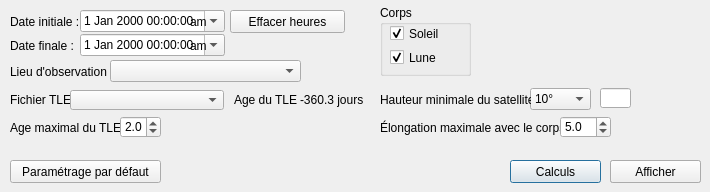
            <widget class="QWidget" name="transitsISS">
             <property name="font">
              <font/>
             </property>
             <property name="mouseTracking">
              <bool>true</bool>
             </property>
             <property name="autoFillBackground">
              <bool>true</bool>
             </property>
             <attribute name="title">
              <string>Transits ISS</string>
             </attribute>
             <widget class="QDateTimeEdit" name="dateFinaleTransit">
              <property name="geometry">
               <rect>
                <x>80</x>
                <y>34</y>
                <width>145</width>
                <height>22</height>
               </rect>
              </property>
              <property name="font">
               <font/>
              </property>
              <property name="buttonSymbols">
               <enum>QAbstractSpinBox::UpDownArrows</enum>
              </property>
              <property name="calendarPopup">
               <bool>true</bool>
              </property>
             </widget>
             <widget class="QDateTimeEdit" name="dateInitialeTransit">
              <property name="geometry">
               <rect>
                <x>80</x>
                <y>10</y>
                <width>145</width>
                <height>22</height>
               </rect>
              </property>
              <property name="font">
               <font/>
              </property>
              <property name="buttonSymbols">
               <enum>QAbstractSpinBox::UpDownArrows</enum>
              </property>
              <property name="calendarPopup">
               <bool>true</bool>
              </property>
             </widget>
             <widget class="QPushButton" name="effacerHeuresTransit">
              <property name="geometry">
               <rect>
                <x>230</x>
                <y>10</y>
                <width>115</width>
                <height>23</height>
               </rect>
              </property>
              <property name="font">
               <font/>
              </property>
              <property name="text">
               <string>Effacer heures</string>
              </property>
             </widget>
             <widget class="QLabel" name="lbl_dateInitialeTransit">
              <property name="geometry">
               <rect>
                <x>10</x>
                <y>14</y>
                <width>71</width>
                <height>16</height>
               </rect>
              </property>
              <property name="font">
               <font/>
              </property>
              <property name="text">
               <string>Date initiale :</string>
              </property>
             </widget>
             <widget class="QLabel" name="lbl_dateFinaleTransit">
              <property name="geometry">
               <rect>
                <x>10</x>
                <y>38</y>
                <width>71</width>
                <height>16</height>
               </rect>
              </property>
              <property name="font">
               <font/>
              </property>
              <property name="text">
               <string>Date finale :</string>
              </property>
             </widget>
             <widget class="QComboBox" name="lieuxObservation4">
              <property name="geometry">
               <rect>
                <x>110</x>
                <y>60</y>
                <width>191</width>
                <height>22</height>
               </rect>
              </property>
              <property name="font">
               <font/>
              </property>
             </widget>
             <widget class="QLabel" name="lbl_lieuxObservation4">
              <property name="geometry">
               <rect>
                <x>10</x>
                <y>64</y>
                <width>101</width>
                <height>16</height>
               </rect>
              </property>
              <property name="font">
               <font/>
              </property>
              <property name="text">
               <string>Lieu d'observation :</string>
              </property>
             </widget>
             <widget class="QLabel" name="lbl_fichierTLETransit">
              <property name="geometry">
               <rect>
                <x>10</x>
                <y>92</y>
                <width>61</width>
                <height>16</height>
               </rect>
              </property>
              <property name="font">
               <font/>
              </property>
              <property name="text">
               <string>Fichier TLE :</string>
              </property>
             </widget>
             <widget class="QLabel" name="lbl_ageMaxTLETransit">
              <property name="geometry">
               <rect>
                <x>10</x>
                <y>120</y>
                <width>111</width>
                <height>16</height>
               </rect>
              </property>
              <property name="font">
               <font/>
              </property>
              <property name="text">
               <string>Age maximal du TLE :</string>
              </property>
             </widget>
             <widget class="QDoubleSpinBox" name="ageMaxTLETransit">
              <property name="geometry">
               <rect>
                <x>120</x>
                <y>116</y>
                <width>41</width>
                <height>22</height>
               </rect>
              </property>
              <property name="font">
               <font/>
              </property>
              <property name="decimals">
               <number>1</number>
              </property>
              <property name="minimum">
               <double>1.000000000000000</double>
              </property>
              <property name="maximum">
               <double>7.000000000000000</double>
              </property>
              <property name="value">
               <double>2.000000000000000</double>
              </property>
             </widget>
             <widget class="QComboBox" name="hauteurSatTransit">
              <property name="geometry">
               <rect>
                <x>530</x>
                <y>88</y>
                <width>61</width>
                <height>22</height>
               </rect>
              </property>
              <property name="font">
               <font/>
              </property>
              <property name="currentIndex">
               <number>2</number>
              </property>
              <item>
               <property name="text">
                <string>0°</string>
               </property>
              </item>
              <item>
               <property name="text">
                <string>5°</string>
               </property>
              </item>
              <item>
               <property name="text">
                <string>10°</string>
               </property>
              </item>
              <item>
               <property name="text">
                <string>15°</string>
               </property>
              </item>
              <item>
               <property name="text">
                <string>20°</string>
               </property>
              </item>
              <item>
               <property name="text">
                <string>Autre...</string>
               </property>
              </item>
             </widget>
             <widget class="QLineEdit" name="valHauteurSatTransit">
              <property name="geometry">
               <rect>
                <x>600</x>
                <y>88</y>
                <width>31</width>
                <height>20</height>
               </rect>
              </property>
              <property name="font">
               <font/>
              </property>
              <property name="inputMask">
               <string>99; </string>
              </property>
              <property name="text">
               <string/>
              </property>
              <property name="maxLength">
               <number>2</number>
              </property>
             </widget>
             <widget class="QLabel" name="lbl_hauteurSatTransit">
              <property name="geometry">
               <rect>
                <x>380</x>
                <y>92</y>
                <width>151</width>
                <height>16</height>
               </rect>
              </property>
              <property name="font">
               <font/>
              </property>
              <property name="text">
               <string>Hauteur minimale du satellite :</string>
              </property>
             </widget>
             <widget class="QLabel" name="lbl_elongationMaxCorps">
              <property name="geometry">
               <rect>
                <x>380</x>
                <y>120</y>
                <width>181</width>
                <height>16</height>
               </rect>
              </property>
              <property name="font">
               <font/>
              </property>
              <property name="text">
               <string>Élongation maximale avec le corps :</string>
              </property>
             </widget>
             <widget class="QDoubleSpinBox" name="elongationMaxCorps">
              <property name="geometry">
               <rect>
                <x>560</x>
                <y>116</y>
                <width>51</width>
                <height>22</height>
               </rect>
              </property>
              <property name="font">
               <font/>
              </property>
              <property name="decimals">
               <number>1</number>
              </property>
              <property name="minimum">
               <double>1.000000000000000</double>
              </property>
              <property name="maximum">
               <double>20.000000000000000</double>
              </property>
              <property name="value">
               <double>5.000000000000000</double>
              </property>
             </widget>
             <widget class="QGroupBox" name="groupBox">
              <property name="geometry">
               <rect>
                <x>380</x>
                <y>5</y>
                <width>91</width>
                <height>71</height>
               </rect>
              </property>
              <property name="font">
               <font/>
              </property>
              <property name="mouseTracking">
               <bool>true</bool>
              </property>
              <property name="title">
               <string>Corps</string>
              </property>
              <widget class="QCheckBox" name="soleilTransit">
               <property name="geometry">
                <rect>
                 <x>10</x>
                 <y>20</y>
                 <width>70</width>
                 <height>17</height>
                </rect>
               </property>
               <property name="font">
                <font/>
               </property>
               <property name="text">
                <string>Soleil</string>
               </property>
               <property name="checked">
                <bool>true</bool>
               </property>
              </widget>
              <widget class="QCheckBox" name="luneTransit">
               <property name="geometry">
                <rect>
                 <x>10</x>
                 <y>44</y>
                 <width>70</width>
                 <height>17</height>
                </rect>
               </property>
               <property name="font">
                <font/>
               </property>
               <property name="text">
                <string>Lune</string>
               </property>
               <property name="checked">
                <bool>true</bool>
               </property>
              </widget>
             </widget>
             <widget class="QPushButton" name="annulerTransit">
              <property name="geometry">
               <rect>
                <x>610</x>
                <y>160</y>
                <width>91</width>
                <height>23</height>
               </rect>
              </property>
              <property name="font">
               <font/>
              </property>
              <property name="text">
               <string>Annuler</string>
              </property>
             </widget>
             <widget class="QPushButton" name="afficherTransit">
              <property name="geometry">
               <rect>
                <x>610</x>
                <y>160</y>
                <width>91</width>
                <height>23</height>
               </rect>
              </property>
              <property name="font">
               <font/>
              </property>
              <property name="text">
               <string>Afficher</string>
              </property>
             </widget>
             <widget class="QPushButton" name="calculsTransit">
              <property name="geometry">
               <rect>
                <x>510</x>
                <y>160</y>
                <width>91</width>
                <height>23</height>
               </rect>
              </property>
              <property name="font">
               <font/>
              </property>
              <property name="text">
               <string>Calculs</string>
              </property>
              <property name="default">
               <bool>true</bool>
              </property>
             </widget>
             <widget class="QPushButton" name="parametrageDefautTransit">
              <property name="geometry">
               <rect>
                <x>10</x>
                <y>160</y>
                <width>151</width>
                <height>23</height>
               </rect>
              </property>
              <property name="font">
               <font/>
              </property>
              <property name="text">
               <string>Paramétrage par défaut</string>
              </property>
             </widget>
             <widget class="QComboBox" name="fichierTLETransit">
              <property name="geometry">
               <rect>
                <x>70</x>
                <y>90</y>
                <width>154</width>
                <height>20</height>
               </rect>
              </property>
              <property name="font">
               <font/>
              </property>
              <property name="mouseTracking">
               <bool>true</bool>
              </property>
              <property name="sizeAdjustPolicy">
               <enum>QComboBox::AdjustToMinimumContentsLength</enum>
              </property>
             </widget>
             <widget class="QLabel" name="lbl_ageTLETransit">
              <property name="geometry">
               <rect>
                <x>234</x>
                <y>92</y>
                <width>65</width>
                <height>16</height>
               </rect>
              </property>
              <property name="font">
               <font/>
              </property>
              <property name="text">
               <string>Age du TLE : </string>
              </property>
             </widget>
             <widget class="QLabel" name="ageTLETransit">
              <property name="geometry">
               <rect>
                <x>300</x>
                <y>92</y>
                <width>70</width>
                <height>16</height>
               </rect>
              </property>
              <property name="font">
               <font/>
              </property>
              <property name="mouseTracking">
               <bool>true</bool>
              </property>
              <property name="text">
               <string>-360.3 jours</string>
              </property>
             </widget>
             <widget class="QLabel" name="amTrs1">
              <property name="geometry">
               <rect>
                <x>190</x>
                <y>14</y>
                <width>21</width>
                <height>16</height>
               </rect>
              </property>
              <property name="font">
               <font/>
              </property>
              <property name="mouseTracking">
               <bool>true</bool>
              </property>
              <property name="text">
               <string>am</string>
              </property>
             </widget>
             <widget class="QLabel" name="amTrs2">
              <property name="geometry">
               <rect>
                <x>190</x>
                <y>38</y>
                <width>21</width>
                <height>16</height>
               </rect>
              </property>
              <property name="font">
               <font/>
              </property>
              <property name="mouseTracking">
               <bool>true</bool>
              </property>
              <property name="text">
               <string>am</string>
              </property>
             </widget>
            </widget>
